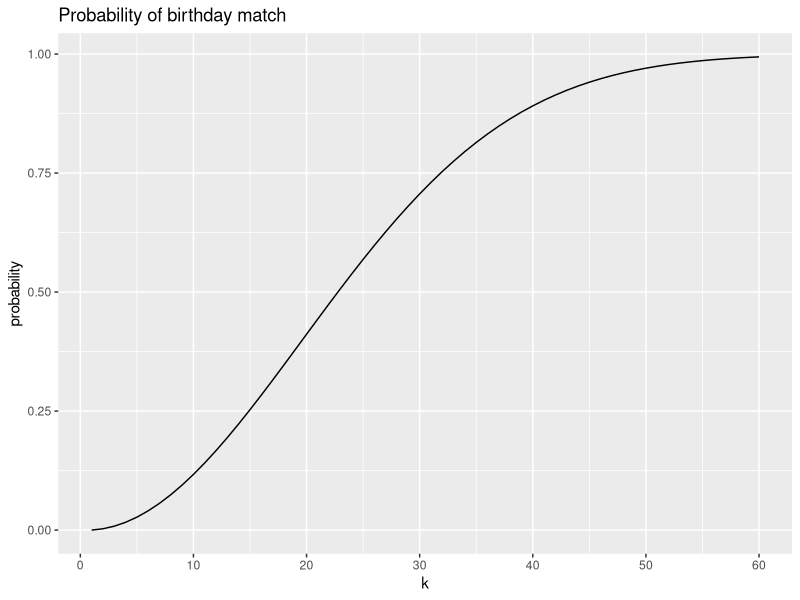

This figure's R source:
## ---- chunk 1
library(tidyverse)

prob <- rep(NA, 60); prob[1] <- 0
for(k in 2:60){
  prob[k] <- 1 - prod((365 - k + 1):365)/365^k
}
data.frame(k = 1:60, probability = prob) |>
  ggplot(aes(x = k, y = probability)) + 
  geom_line() +
  scale_x_continuous(n.breaks = 10) +
  ggtitle("Probability of birthday match")
